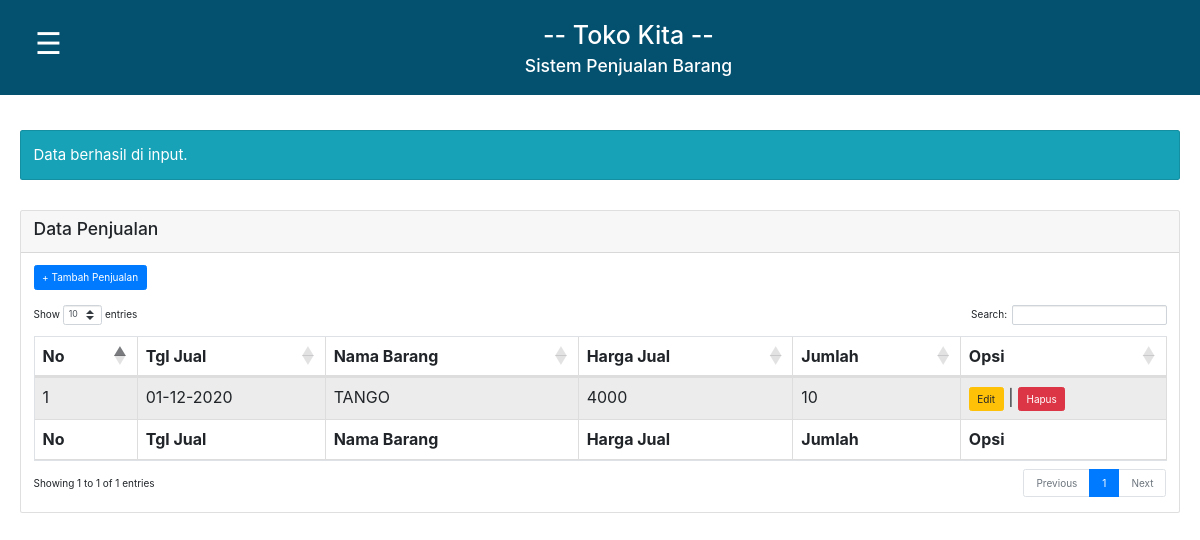
/index3.php?pesan=input, run on the app's committed database.
### tables this page shows
CREATE TABLE `barang_laku` (
  `id` int(4) NOT NULL,
  `tanggal_jual` date NOT NULL,
  `nama_barang` varchar(60) NOT NULL,
  `harga_jual` int(12) NOT NULL,
  `jumlah` int(12) NOT NULL
);

### index3.php (the view, shortened to what this page needs)
<html>
<head>
<link rel="stylesheet" type="text/css" href="style.css">
	<link rel="stylesheet" type="text/css" href="assets/css/bootstrap.css">
	<link rel="stylesheet" type="text/css" href="https://cdnjs.cloudflare.com/ajax/libs/twitter-bootstrap/4.5.2/css/bootstrap.css">
	<link rel="stylesheet" type="text/css" href="https://cdn.datatables.net/1.10.22/css/dataTables.bootstrap4.min.css">
</head>
<body>
<div class="judul">
<button class="openbtn" onclick="openNav()">&#9776;</button>
<h1>-- Toko Kita --</h1>
<br>
<h3>Sistem Penjualan Barang</h3>
</div>
<div class="main" id="main">
	<br/>
	<div class="card text-white bg-info" style="font-size: 15px;">
        <div class="card-body">
            <?php
            if(isset($_GET['pesan'])){
            $pesan = $_GET['pesan'];
            if($pesan == "input"){
            echo "Data berhasil di input.";
            }else if($pesan == "update"){
            echo "Data berhasil di update.";
            }else if($pesan == "hapus"){
            echo "Data berhasil di hapus.";
            }
            }
            ?>
        </div>
    </div>
    <br><br>
	<div class="card">
		<div class="card-header">
			<h3> Data Penjualan </h3>
		</div>
		<div class="card-body">
            <a class="btn btn-primary" href="input_laku.php">+ Tambah Penjualan</a>
            <br><br>
            <table border="1" id="example" class="table table-striped table-bordered">
                <thead>
                    <tr>
                        <th>No</th>
                        <th>Tgl Jual</th>
                        <th>Nama Barang</th>
                        <th>Harga Jual</th>
                        <th>Jumlah</th>
                        <th>Opsi</th>
                    </tr>
                </thead>
            <?php
            include "koneksi.php";
            $query_mysql = mysqli_query($conn, "SELECT * FROM barang_laku ORDER BY id DESC")or die(mysql_error());
            $nomor = 1;
            while($data = mysqli_fetch_array($query_mysql)){
            ?>
                <tr>
                    <td><?php echo $nomor++; ?></td>
                    <td><?php echo date("d-m-Y", strtotime($data['tanggal_jual'])); ?></td>
                    <td><?php echo $data['nama_barang']; ?></td>
                    <td><?php echo $data['harga_jual']; ?></td>
                    <td><?php echo $data['jumlah']; ?></td>
                    <td>
                    <a class="btn btn-warning" href="edit_laku.php?id=<?php echo $data['id']; ?>">Edit</a> |
                    <a class="btn btn-danger" href="hapus_laku.php?id=<?php echo $data['id']; ?>" onclick="return confirm('Anda Yakin Akan Menghapus')">Hapus</a>
                    </td>
                </tr>
            <?php } ?>
                <tfoot>
                    <tr>
                        <th>No</th>
                        <th>Tgl Jual</th>
                        <th>Nama Barang</th>
                        <th>Harga Jual</th>
                        <th>Jumlah</th>
                        <th>Opsi</th>
                    </tr>
                </tfoot>
            </table>
		</div>
	</div>
</div>
</body>
</html>

### style.css (style rules this page uses)
body { font-family: 'roboto'; color: #000000; }
.judul { background: #03506f; padding: 20px; text-align: center; }
.judul h1 { height: 15px; color: #ffffff; }
.judul h3 { height: 15px; color: #ffffff; }
.openbtn { font-size: 30px; cursor: pointer; background-color: #03506f; color: white; padding: 1px 15px; border: none; text-align: start; float: left; }
#main { transition: margin-left .5s; padding: 20px; }

### data on the page
barang_laku: tanggal_jual "01-12-2020", nama_barang "TANGO", harga_jual "4000", jumlah "10"
